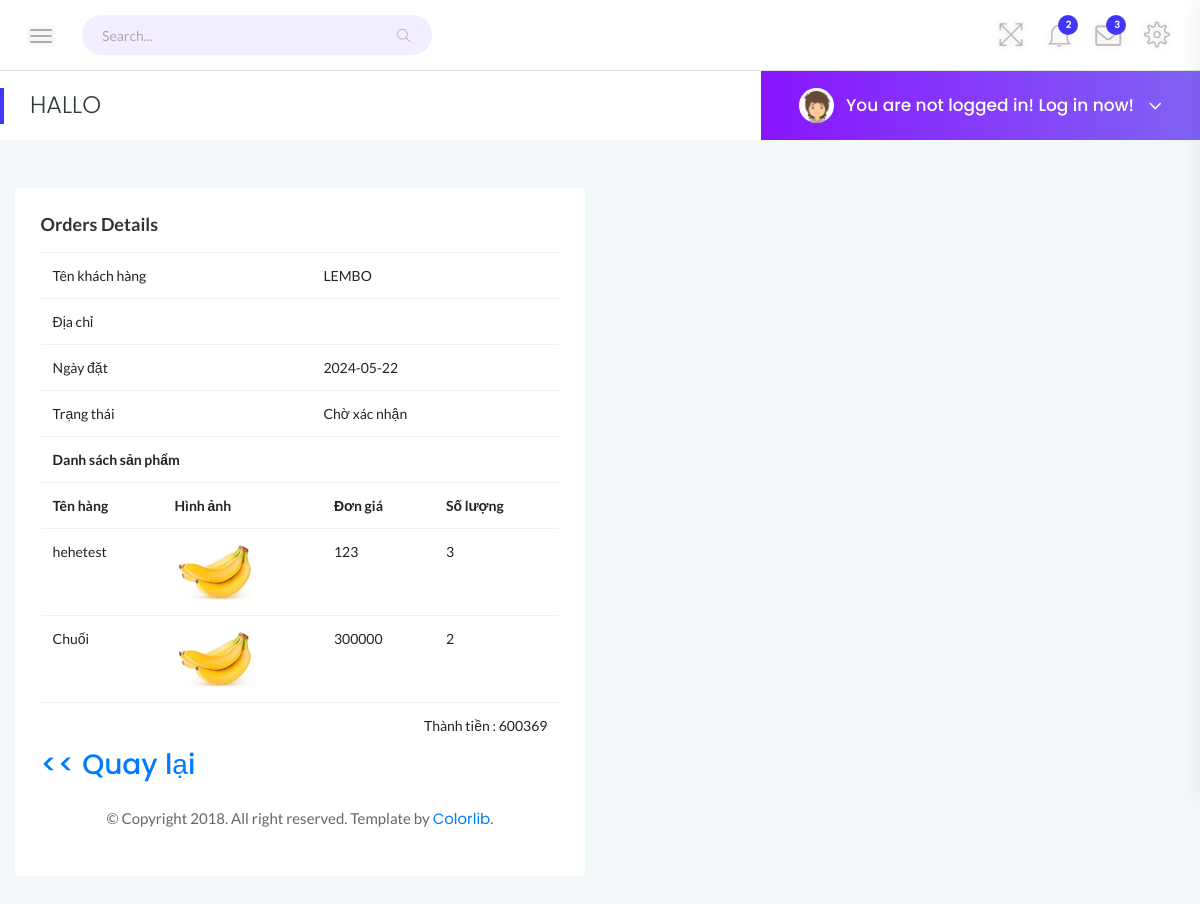
Page /admin-end/order_details.php?id=1 on the committed database.
### tables this page shows
CREATE TABLE `user` (
  `user_id` int(11) NOT NULL,
  `username` varchar(30) NOT NULL,
  `password` varchar(15) NOT NULL,
  `gender` varchar(6) NOT NULL,
  `address` varchar(60) NOT NULL,
  `hobby` varchar(100) NOT NULL,
  `avatar_path` varchar(100) NOT NULL,
  `email` varchar(60) NOT NULL
);

CREATE TABLE `user_order` (
  `order_id` int(11) NOT NULL,
  `user_id` int(11) NOT NULL,
  `order_date` date NOT NULL,
  `into_money` int(11) NOT NULL,
  `status` varchar(20) NOT NULL
);

CREATE TABLE `product` (
  `product_id` int(11) NOT NULL,
  `product_name` varchar(60) NOT NULL,
  `quantity` int(11) NOT NULL,
  `picture` varchar(60) NOT NULL,
  `category` varchar(60) NOT NULL,
  `date` date NOT NULL,
  `price` int(11) NOT NULL,
  `description` text NOT NULL
);

CREATE TABLE `order_details` (
  `order_id` int(11) NOT NULL,
  `product_id` int(11) NOT NULL,
  `number_buy` int(11) NOT NULL
);

### controls.php (called while the page is built, shortened)
<?php
    include("connect.php");
    class tbl_user {
        public function select_user($username) {
            global $conn;
            $sql = "SELECT * FROM user WHERE username='$username'";
            return mysqli_query($conn, $sql);
        }
    }
    class tbl_user_order {
        public function select_order_products($order_id) {
            global $conn;
            $sql = "SELECT product.*, order_details.number_buy FROM product INNER JOIN order_details ON product.product_id = order_details.product_id
                    WHERE order_id = $order_id";
            return mysqli_query($conn, $sql);
        }
        public function select_order($id) {
            global $conn;
            $sql = "SELECT order_id, username, order_date, into_money, status FROM user_order INNER JOIN user ON user_order.user_id = user.user_id WHERE order_id = '$id'";
            return mysqli_query($conn, $sql);
        }
    }

### admin-end/order_details.php (the view, shortened to what this page needs)
<?php
include("../controls.php");
?>
<!doctype html>
<html class="no-js" lang="en">
<head>
    <link rel="stylesheet" href="assets/css/bootstrap.min.css">
    <link rel="stylesheet" href="assets/css/font-awesome.min.css">
    <link rel="stylesheet" href="assets/css/themify-icons.css">
    <link rel="stylesheet" href="assets/css/metisMenu.css">
    <link rel="stylesheet" href="assets/css/owl.carousel.min.css">
    <link rel="stylesheet" href="assets/css/slicknav.min.css">
    <link rel="stylesheet" href="https://www.amcharts.com/lib/3/plugins/export/export.css" type="text/css" media="all" />
    <link rel="stylesheet" href="assets/css/typography.css">
    <link rel="stylesheet" href="assets/css/default-css.css">
    <link rel="stylesheet" href="assets/css/styles.css">
    <link rel="stylesheet" href="assets/css/responsive.css">
</head>
<body>
    <div class="page-container">
        <div class="main-content">
            <div class="header-area">
                <div class="row align-items-center">
                    <div class="col-md-6 col-sm-8 clearfix">
                        <div class="nav-btn pull-left">
                            <span></span>
                            <span></span>
                            <span></span>
                        </div>
                        <div class="search-box pull-left">
                            <form action="#">
                                <input type="text" name="search" placeholder="Search..." required>
                                <i class="ti-search"></i>
                            </form>
                        </div>
                    </div>
                    <div class="col-md-6 col-sm-4 clearfix">
                        <ul class="notification-area pull-right">
                            <li id="full-view"><i class="ti-fullscreen"></i></li>
                            <li class="dropdown">
                                <i class="ti-bell dropdown-toggle" data-toggle="dropdown">
                                    <span>2</span>
                                </i>
                            </li>
                            <li class="dropdown">
                                <i class="fa fa-envelope-o dropdown-toggle" data-toggle="dropdown"><span>3</span></i>
                            </li>
                            <li class="settings-btn">
                                <i class="ti-settings"></i>
                            </li>
                        </ul>
                    </div>
                </div>
            </div>
            <div class="page-title-area">
                <div class="row align-items-center">
                    <div class="col-sm-6">
                        <div class="breadcrumbs-area clearfix">
                            <h4 class="page-title pull-left">HALLO</h4>
                        </div>
                    </div>
                    <div class="col-sm-6 clearfix">
                        <div class="user-profile pull-right">
                            <img class="avatar user-thumb" src="assets/images/author/avatar.png" alt="avatar">
                            <h4 class="user-name dropdown-toggle" data-toggle="dropdown">
                            <?php
                              if(!empty($_SESSION["username"]))
                                echo $_SESSION["username"];
                            else echo "You are not logged in! Log in now!";
                            ?>
                            <i class="fa fa-angle-down"></i></h4>
                        </div>
                    </div>
                </div>
            </div>
            <div class="main-content-inner">
                <div class="row">
                    <div class="col-lg-6 mt-5">
                        <div class="card">
                            <div class="card-body">
                                <h4 class="header-title">Orders details</h4>
                                <div class="single-table">
                                    <div class="table-responsive">
                                    <div class="panel-body">
                            <?php
                                $tbl_user = new tbl_user();
                                $tbl_user_order = new tbl_user_order();
                                $order = $tbl_user_order->select_order($_GET["id"])->fetch_assoc();
                                $user = $tbl_user->select_user($order["username"])->fetch_assoc();
                            ?>
                            <div class="table-responsive">
                            <table class="table">
                                <tbody>
                                  <tr>
                                    <td> Tên khách hàng </td>
                                    <td> <?php echo $user["username"] ?> </td>
                                  </tr>
                                  <tr>
                                    <td> Địa chỉ </td>
                                    <td> <?php echo $user["address"] ?> </td>
                                  </tr>
                                  <tr>
                                    <td> Ngày đặt </td>
                                    <td> <?php echo $order["order_date"] ?> </td>
                                  </tr>
                                  <tr>
                                    <td> Trạng thái </td>
                                    <td> <?php echo $order["status"] ?> </td>
                                  </tr>
                                  <tr>
                                    <td colspan="2" style="text-align: left; font-weight: bold;"> Danh sách sản phẩm </td>
                                  </tr>
                                  <tr>
                                    <table class="table">
                                      <tr>
                                        <th>Tên hàng</th>
                                        <th>Hình ảnh</th>
                                        <th>Đơn giá</th>
                                        <th>Số lượng</th>
                                      </tr>
                                      <?php
                                        $order_products = $tbl_user_order->select_order_products($order["order_id"]);
                                        foreach($order_products as $product) {
                                      ?>
                                      <tr>
                                        <td> <?php echo $product["product_name"] ?> </td>
                                        <td>
                                          <img src="../UPLOAD/<?php echo $product["picture"] ?>" alt="" style="width: 80px;">
                                        </td>
                                        <td> <?php echo $product["price"] ?> </td>
                                        <td> <?php echo $product["number_buy"] ?> </td>
                                      </tr>
                                      <?php
                                        }
                                      ?>
                                      <tr>
                                        <td>
                                          <td colspan="4" style="text-align: right;">
                                            <?php echo "Thành tiền : ". $order["into_money"] ?>
                                          </td>
                                        </td>
                                      </tr>
                                    </table>
                                </tbody>
                                <tr>
                                    <h3> <a href="order_select.php"> << Quay lại </a> </h3>
                                </tr>
                            </div>
                        </div>
                                    </div>
                                </div>
                            </div>
                        </div>
                    </div>
                </div>
            </div>
        </div>
        <footer>
            <div class="footer-area">
                <p>© Copyright 2018. All right reserved. Template by <a href="https://colorlib.com/wp/">Colorlib</a>.</p>
            </div>
        </footer>
    </div>
</body>
</html>

### rows in the picture
user: username "LEMBO"
user_order: order_date "2024-05-22", status "Chờ xác nhận", into_money "600369"
product: product_name "hehetest", picture (picture), price "123", order_details.number_buy "3"
product: product_name "Chuối", picture (picture), price "300000", order_details.number_buy "2"
